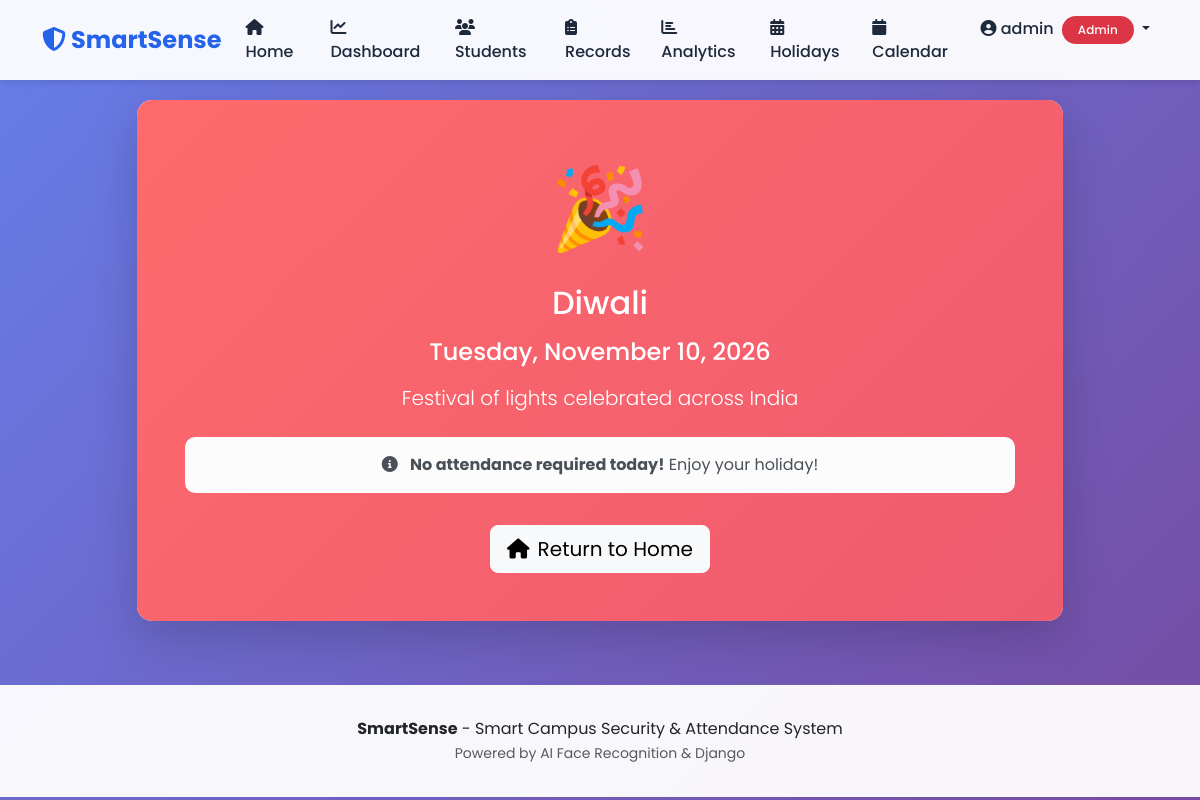
/attendance/mark-page/ (signed in), run on the app's committed database.
### attendance/models.py (models this page shows, shortened)
class Holiday(models.Model):
    name = models.CharField(max_length=100, help_text="Holiday name (e.g., Republic Day)")
    date = models.DateField(unique=True, help_text="Date of the holiday")
    description = models.TextField(blank=True, null=True, help_text="Additional details about the holiday")
    is_active = models.BooleanField(default=True, help_text="Whether this holiday is active")
    created_at = models.DateTimeField(auto_now_add=True)
    class Meta:
        ordering = ['date']
    @staticmethod
    def is_holiday(date):
        return Holiday.objects.filter(date=date, is_active=True).exists()

### attendance/views.py (the view)
# urls.py: path('mark-page/', views.mark_attendance_view, name='mark_attendance_view'),
@student_required
@ensure_csrf_cookie
def mark_attendance_view(request):
    today = timezone.now().date()
    is_holiday = Holiday.is_holiday(today)
    holiday_info = None
    if is_holiday:
        holiday_info = Holiday.objects.filter(date=today, is_active=True).first()
    context = {
        'is_holiday': is_holiday,
        'holiday_info': holiday_info,
        'today': today,
        'face_recognition_available': FACE_RECOGNITION_AVAILABLE
    }
    return render(request, 'attendance/mark_attendance.html', context)

### templates/attendance/mark_attendance.html (shortened to what this page needs)
{% extends 'base.html' %}
{% block content %}
{% if is_holiday %}
<div class="row justify-content-center">
    <div class="col-lg-10">
        <div class="card border-0 shadow-lg">
            <div class="card-body text-center p-5" style="background: linear-gradient(135deg, #ff6b6b, #ee5a6f); color: white; border-radius: 15px;">
                <div style="font-size: 5rem; margin-bottom: 1rem;">🎉</div>
                <h2 class="mb-3">{{ holiday_info.name }}</h2>
                <h4 class="mb-3">{{ today|date:"l, F d, Y" }}</h4>
                <p class="lead mb-4">{{ holiday_info.description|default:"Happy Holiday!" }}</p>
                <div class="alert alert-light">
                    <i class="fas fa-info-circle me-2"></i>
                    <strong>No attendance required today!</strong> Enjoy your holiday!
                </div>
                <a href="{% url 'home' %}" class="btn btn-light btn-lg mt-3">
                    <i class="fas fa-home me-2"></i>Return to Home
                </a>
            </div>
        </div>
    </div>
</div>
{% endif %}
{% endblock %}

### templates/base.html (shortened to what this page needs)
<!DOCTYPE html>
<html lang="en">
<head>
    <link href="https://cdn.jsdelivr.net/npm/bootstrap@5.3.0/dist/css/bootstrap.min.css" rel="stylesheet">
    <link rel="stylesheet" href="https://cdnjs.cloudflare.com/ajax/libs/font-awesome/6.4.0/css/all.min.css">
</head>
<body>
    <nav class="navbar navbar-expand-lg navbar-light">
        <div class="container">
            <a class="navbar-brand" href="{% url 'home' %}">
                <i class="fas fa-shield-alt"></i> SmartSense
            </a>
            <div class="collapse navbar-collapse" id="navbarNav">
                <ul class="navbar-nav ms-auto">
                    <li class="nav-item">
                        <a class="nav-link" href="{% url 'home' %}"><i class="fas fa-home"></i> Home</a>
                    </li>
                    {% if user.is_authenticated %}
                        {% if user.is_staff or user.faculty_profile %}
                            <li class="nav-item">
                                {% if user.is_staff %}
                                    <a class="nav-link" href="{% url 'admin_dashboard' %}"><i class="fas fa-chart-line"></i> Dashboard</a>
                                {% else %}
                                    <a class="nav-link" href="{% url 'faculty_dashboard' %}"><i class="fas fa-chart-line"></i> Dashboard</a>
                                {% endif %}
                            </li>
                            <li class="nav-item">
                                <a class="nav-link" href="{% url 'student_list' %}"><i class="fas fa-users"></i> Students</a>
                            </li>
                            <li class="nav-item">
                                <a class="nav-link" href="{% url 'attendance_records' %}"><i class="fas fa-clipboard-list"></i> Records</a>
                            </li>
                            <li class="nav-item">
                                <a class="nav-link" href="{% url 'student_analytics' %}"><i class="fas fa-chart-bar"></i> Analytics</a>
                            </li>
                            <li class="nav-item">
                                <a class="nav-link" href="{% url 'holiday_list' %}"><i class="fas fa-calendar-alt"></i> Holidays</a>
                            </li>
                            <li class="nav-item">
                                <a class="nav-link" href="{% url 'calendar_view' %}"><i class="fas fa-calendar"></i> Calendar</a>
                            </li>
                        {% endif %}
                        <li class="nav-item dropdown">
                            <a class="nav-link dropdown-toggle" href="#" id="navbarDropdown" role="button" data-bs-toggle="dropdown">
                                <i class="fas fa-user-circle"></i> {{ user.username }}
                                {% if user.is_staff %}
                                    <span class="badge bg-danger ms-1">Admin</span>
                                {% elif user.faculty_profile %}
                                    <span class="badge bg-warning ms-1">Faculty</span>
                                {% else %}
                                    <span class="badge bg-success ms-1">Student</span>
                                {% endif %}
                            </a>
                        </li>
                    {% else %}
                        <li class="nav-item">
                            <a class="nav-link" href="{% url 'login' %}"><i class="fas fa-sign-in-alt"></i> Register/Login</a>
                        </li>
                    {% endif %}
                </ul>
            </div>
        </div>
    </nav>
    <div class="container content-wrapper">
        {% block content %}{% endblock %}
    </div>
    <footer class="text-center">
        <div class="container">
            <p class="mb-0">
                <strong>SmartSense</strong> - Smart Campus Security & Attendance System<br>
                <small class="text-muted">Powered by AI Face Recognition & Django</small>
            </p>
        </div>
    </footer>
</body>
</html>

### templates/base.html (style rules this page uses)
:root { --primary-color: #2563eb; --secondary-color: #7c3aed; --success-color: #10b981; --danger-color: #ef4444; --warning-color: #f59e0b; --dark-color: #1e293b; --light-color: #f8fafc; }
body { font-family: 'Poppins', sans-serif; background: linear-gradient(135deg, #667eea 0%, #764ba2 100%); min-height: 100vh; }
.navbar { background: rgba(255, 255, 255, 0.95) !important; backdrop-filter: blur(10px); box-shadow: 0 4px 6px -1px rgba(0,0,0,0.1); }
.navbar-brand { font-weight: 700; font-size: 1.5rem; color: var(--primary-color) !important; }
.nav-link { font-weight: 500; color: var(--dark-color) !important; transition: all 0.3s ease; }
.content-wrapper { margin-top: 20px; margin-bottom: 40px; }
.card { border: none; border-radius: 15px; box-shadow: 0 10px 30px rgba(0,0,0,0.1); transition: transform 0.3s ease, box-shadow 0.3s ease; }
footer { background: rgba(255, 255, 255, 0.95); padding: 2rem 0; margin-top: 4rem; }
.alert { border-radius: 10px; border: none; }
.badge { padding: 0.5rem 1rem; border-radius: 20px; font-weight: 500; }

### data on the page
Holiday: name "Diwali", description "Festival of lights celebrated across India"

### other printed values
{{ user.username }} "admin"
{{ today|date:"l, F d, Y" }} "Tuesday, November 10, 2026"
